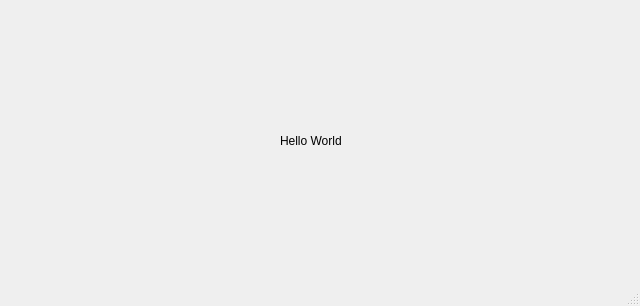
<?xml version="1.0" encoding="UTF-8"?>
<ui version="4.0">
 <class>MainWindow</class>
 <widget class="QMainWindow" name="MainWindow">
  <property name="geometry">
   <rect>
    <x>0</x>
    <y>0</y>
    <width>640</width>
    <height>306</height>
   </rect>
  </property>
  <property name="windowTitle">
   <string>MainWindow</string>
  </property>
  <property name="toolButtonStyle">
   <enum>Qt::ToolButtonStyle::ToolButtonIconOnly</enum>
  </property>
  <widget class="QWidget" name="centralwidget">
   <widget class="QLabel" name="label">
    <property name="geometry">
     <rect>
      <x>280</x>
      <y>130</y>
      <width>71</width>
      <height>21</height>
     </rect>
    </property>
    <property name="text">
     <string>Hello World</string>
    </property>
   </widget>
  </widget>
  <widget class="QMenuBar" name="menubar">
   <property name="geometry">
    <rect>
     <x>0</x>
     <y>0</y>
     <width>640</width>
     <height>22</height>
    </rect>
   </property>
  </widget>
  <widget class="QStatusBar" name="statusbar"/>
 </widget>
 <resources/>
 <connections/>
</ui>
